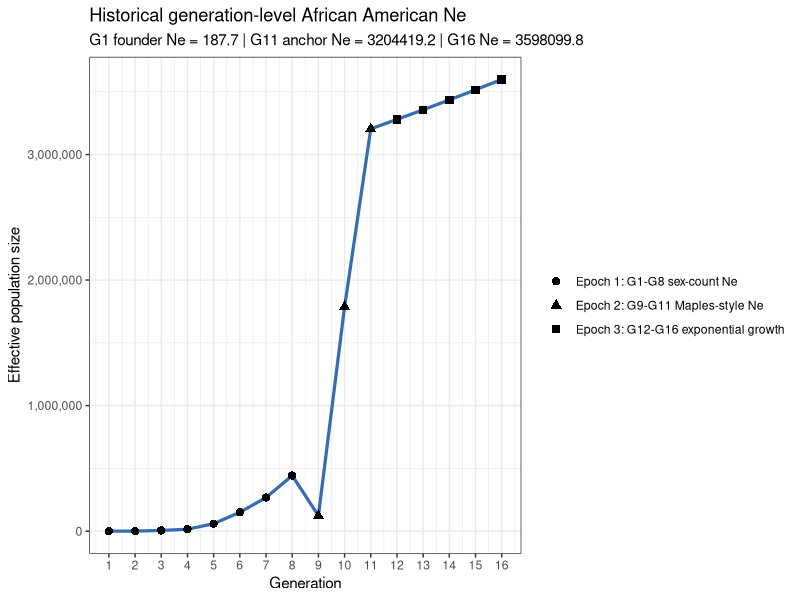

Here is the R script that generated this plot:
# ______________________________________________________________________________
# Aydin Karatas
# ___
# University of Southern California
# Department of Quantitative and Computational Biology
# Mooney Lab
# ___
# calc.3T.Ne.R
# ______________________________________________________________________________

# pattern: Mixed (needs refactoring)
# Reason: This analysis script defines pure helpers and runs the report/plot.


library(tidyverse)


# functions ----

calc.founder.ne <- function(founder.count, female.proportion) {
  female.count <- founder.count * female.proportion
  male.count <- founder.count - female.count

  if (female.count <= 0 || male.count <= 0) {
    return(0)
  }

  4 * female.count * male.count / (female.count + male.count)
}

validate.whole.generation.count <- function(value, name) {
  if (
    length(value) != 1 ||
      is.na(value) ||
      !is.finite(value) ||
      value != as.integer(value) ||
      value <= 0
  ) {
    stop(name, " must be a positive whole generation count", call. = FALSE)
  }

  as.integer(value)
}

resolve.default.param <- function(value, name, defaults.env) {
  if (!is.null(value)) {
    return(value)
  }

  get(name, envir = defaults.env)
}

calc.epoch.config <- function(
    epoch.1.len,
    epoch.2.len,
    epoch.3.len,
    gen.time,
    present.year,
    start.year = 1600,
    max.epoch.1.len = 8
) {
  epoch.1.len <- validate.whole.generation.count(
    epoch.1.len,
    "epoch.1.len"
  )
  epoch.2.len <- validate.whole.generation.count(
    epoch.2.len,
    "epoch.2.len"
  )
  epoch.3.len <- validate.whole.generation.count(
    epoch.3.len,
    "epoch.3.len"
  )

  if (epoch.1.len > max.epoch.1.len) {
    stop("epoch.1.len must be <= ", max.epoch.1.len, call. = FALSE)
  }

  year.span <- present.year - start.year
  total.generations <- year.span / gen.time

  if (total.generations != as.integer(total.generations)) {
    stop(
      "present.year - 1600 must be divisible by gen.time",
      call. = FALSE
    )
  }

  total.generations <- as.integer(total.generations)
  total.epoch.len <- epoch.1.len + epoch.2.len + epoch.3.len

  if (total.epoch.len != total.generations) {
    stop(
      "total epoch length must equal (present.year - 1600) / gen.time",
      call. = FALSE
    )
  }

  epoch.1.generations <- seq_len(epoch.1.len)
  epoch.2.generations <- seq.int(epoch.1.len + 1, epoch.1.len + epoch.2.len)
  epoch.3.first.generation <- epoch.1.len + epoch.2.len + 1
  epoch.3.generations <- seq.int(epoch.3.first.generation, total.generations)
  epoch.3.anchor.generation <- max(epoch.2.generations)

  list(
    epoch.1.len = epoch.1.len,
    epoch.2.len = epoch.2.len,
    epoch.3.len = epoch.3.len,
    total.generations = total.generations,
    final.generation = total.generations,
    epoch.1.generations = epoch.1.generations,
    epoch.1.sex.generations = epoch.1.generations[epoch.1.generations >= 2],
    epoch.2.generations = epoch.2.generations,
    epoch.3.generations = epoch.3.generations,
    epoch.3.first.generation = epoch.3.first.generation,
    epoch.3.anchor.generation = epoch.3.anchor.generation
  )
}

build.mixing.props <- function(
    epoch.config,
    mooney.cg,
    epoch.1.eur.prop,
    epoch.2.afr.prop,
    epoch.2.eur.prop,
    epoch.3.afr.prop,
    epoch.3.eur.prop
) {
  if (epoch.config$epoch.1.len > length(mooney.cg)) {
    stop("epoch.1.len cannot exceed length(mooney.cg)", call. = FALSE)
  }

  s.eur <- c(
    rep(epoch.1.eur.prop, epoch.config$epoch.1.len),
    rep(epoch.2.eur.prop, epoch.config$epoch.2.len),
    rep(epoch.3.eur.prop, epoch.config$epoch.3.len)
  )
  s.afr <- c(
    (1 - epoch.1.eur.prop) * mooney.cg[seq_len(epoch.config$epoch.1.len)],
    rep(epoch.2.afr.prop, epoch.config$epoch.2.len),
    rep(epoch.3.afr.prop, epoch.config$epoch.3.len)
  )

  if (
    length(s.eur) != epoch.config$total.generations ||
      length(s.afr) != epoch.config$total.generations
  ) {
    stop("AA.mixing.props vectors must not recycle", call. = FALSE)
  }

  tibble(
    g = seq_len(epoch.config$total.generations),
    s.afr = s.afr,
    s.eur = s.eur,
    h = pmax(1 - s.afr - s.eur, 0)
  )
}

calc.period.overlaps <- function(window.tbl, hacker.tbl) {
  merge(window.tbl, hacker.tbl, by = NULL) %>%
    as_tibble() %>%
    mutate(
      period.length = end.year - start.year,
      overlap.start.year = pmax(window.start.year, start.year),
      overlap.end.year = pmin(window.end.year, end.year),
      overlap.years = pmax(0, overlap.end.year - overlap.start.year),
      overlap.weight = overlap.years / period.length
    ) %>%
    filter(overlap.years > 0) %>%
    arrange(generation, start.year)
}

calc.boundary.population <- function(year, hacker.tbl) {
  if (is.na(year)) {
    return(NA_real_)
  }

  if (year < min(hacker.tbl$start.year) || year > max(hacker.tbl$end.year)) {
    return(NA_real_)
  }

  period.idx <- which(
    hacker.tbl$start.year <= year & hacker.tbl$end.year >= year
  )
  period.idx <- period.idx[length(period.idx)]
  period.row <- hacker.tbl[period.idx, ]
  period.length <- period.row$end.year - period.row$start.year
  period.frac <- (year - period.row$start.year) / period.length

  period.row$pop.beginning +
    period.frac * (period.row$pop.end - period.row$pop.beginning)
}

make.epoch.labels <- function(AA.ne, epoch.config) {
  epoch.1.label <- paste0(
    "Epoch 1: G",
    min(epoch.config$epoch.1.generations),
    "-G",
    max(epoch.config$epoch.1.generations),
    " sex-count Ne"
  )
  epoch.2.label <- paste0(
    "Epoch 2: G",
    min(epoch.config$epoch.2.generations),
    "-G",
    max(epoch.config$epoch.2.generations),
    " Maples-style Ne"
  )
  epoch.3.label <- paste0(
    "Epoch 3: G",
    min(epoch.config$epoch.3.generations),
    "-G",
    max(epoch.config$epoch.3.generations),
    " exponential growth"
  )

  AA.ne %>%
    mutate(
      epoch = case_when(
        generation %in% epoch.config$epoch.1.generations ~ epoch.1.label,
        generation %in% epoch.config$epoch.2.generations ~ epoch.2.label,
        generation %in% epoch.config$epoch.3.generations ~ epoch.3.label
      )
    )
}

validate.analysis.outputs <- function(
    AA.ne,
    AA.overlap,
    AA.mixing.props,
    epoch.config,
    hacker.start.year,
    gen.time,
    present.year
) {
  stopifnot(
    identical(
      sort(AA.ne$generation),
      seq_len(epoch.config$total.generations)
    ),
    nrow(AA.mixing.props) == epoch.config$total.generations,
    identical(AA.mixing.props$g, seq_len(epoch.config$total.generations)),
    all(AA.ne$generation.window.years == gen.time),
    AA.ne$aggregation.start.year[1] == hacker.start.year,
    AA.ne$generation.end.year[epoch.config$final.generation] == present.year,
    all(AA.overlap$overlap.weight > 0),
    all(AA.overlap$overlap.weight <= 1),
    all(!is.na(AA.ne$female.total[epoch.config$epoch.1.sex.generations])),
    all(!is.na(AA.ne$male.total[epoch.config$epoch.1.sex.generations])),
    all(!is.na(AA.ne$parental.population[epoch.config$epoch.2.generations])),
    all(!is.na(AA.ne$k[epoch.config$epoch.2.generations])),
    all(
      grepl(
        "^Epoch 3:",
        AA.ne$epoch[epoch.config$epoch.3.generations]
      )
    ),
    all(is.finite(AA.ne$ne)),
    all(AA.ne$ne > 0)
  )
}

calc.aa.ne.results <- function(
    gen.time = NULL,
    hacker.start.year = NULL,
    hacker.end.year = NULL,
    present.year = NULL,
    epoch.1.len = NULL,
    epoch.2.len = NULL,
    epoch.3.len = NULL,
    afr.founder.count = NULL,
    afr.female.proportion = NULL,
    eur.founder.count = NULL,
    eur.female.proportion = NULL,
    epoch.3.growth.rate = NULL,
    mooney.cg = NULL,
    epoch.1.eur.prop = NULL,
    epoch.2.afr.prop = NULL,
    epoch.2.eur.prop = NULL,
    epoch.3.afr.prop = NULL,
    epoch.3.eur.prop = NULL,
    hacker.tbl = NULL
) {
  defaults.env <- parent.env(environment())
  gen.time <- resolve.default.param(gen.time, "gen.time", defaults.env)
  hacker.start.year <- resolve.default.param(
    hacker.start.year,
    "hacker.start.year",
    defaults.env
  )
  hacker.end.year <- resolve.default.param(
    hacker.end.year,
    "hacker.end.year",
    defaults.env
  )
  present.year <- resolve.default.param(
    present.year,
    "present.year",
    defaults.env
  )
  epoch.1.len <- resolve.default.param(
    epoch.1.len,
    "epoch.1.len",
    defaults.env
  )
  epoch.2.len <- resolve.default.param(
    epoch.2.len,
    "epoch.2.len",
    defaults.env
  )
  epoch.3.len <- resolve.default.param(
    epoch.3.len,
    "epoch.3.len",
    defaults.env
  )
  afr.founder.count <- resolve.default.param(
    afr.founder.count,
    "afr.founder.count",
    defaults.env
  )
  afr.female.proportion <- resolve.default.param(
    afr.female.proportion,
    "afr.female.proportion",
    defaults.env
  )
  eur.founder.count <- resolve.default.param(
    eur.founder.count,
    "eur.founder.count",
    defaults.env
  )
  eur.female.proportion <- resolve.default.param(
    eur.female.proportion,
    "eur.female.proportion",
    defaults.env
  )
  epoch.3.growth.rate <- resolve.default.param(
    epoch.3.growth.rate,
    "epoch.3.growth.rate",
    defaults.env
  )
  mooney.cg <- resolve.default.param(mooney.cg, "mooney.cg", defaults.env)
  epoch.1.eur.prop <- resolve.default.param(
    epoch.1.eur.prop,
    "epoch.1.eur.prop",
    defaults.env
  )
  epoch.2.afr.prop <- resolve.default.param(
    epoch.2.afr.prop,
    "epoch.2.afr.prop",
    defaults.env
  )
  epoch.2.eur.prop <- resolve.default.param(
    epoch.2.eur.prop,
    "epoch.2.eur.prop",
    defaults.env
  )
  epoch.3.afr.prop <- resolve.default.param(
    epoch.3.afr.prop,
    "epoch.3.afr.prop",
    defaults.env
  )
  epoch.3.eur.prop <- resolve.default.param(
    epoch.3.eur.prop,
    "epoch.3.eur.prop",
    defaults.env
  )
  hacker.tbl <- resolve.default.param(hacker.tbl, "hacker.tbl", defaults.env)

  epoch.config <- calc.epoch.config(
    epoch.1.len = epoch.1.len,
    epoch.2.len = epoch.2.len,
    epoch.3.len = epoch.3.len,
    gen.time = gen.time,
    present.year = present.year
  )

  AA.mixing.props <- build.mixing.props(
    epoch.config = epoch.config,
    mooney.cg = mooney.cg,
    epoch.1.eur.prop = epoch.1.eur.prop,
    epoch.2.afr.prop = epoch.2.afr.prop,
    epoch.2.eur.prop = epoch.2.eur.prop,
    epoch.3.afr.prop = epoch.3.afr.prop,
    epoch.3.eur.prop = epoch.3.eur.prop
  )

  AA.hacker.tbl <- hacker.tbl %>%
    mutate(
      start.year = as.numeric(sub("-.*", "", period)),
      end.year = as.numeric(sub(".*-", "", period))
    ) %>%
    select(
      period,
      start.year,
      end.year,
      person.years.lived,
      assumed.birth.rate,
      imported,
      births,
      pop.beginning,
      pop.end
    )

  AA.generation.map <- tibble(
    generation = seq_len(epoch.config$total.generations),
    generation.start.year = seq(
      1600,
      present.year - gen.time,
      by = gen.time
    ),
    generation.end.year = generation.start.year + gen.time,
    generation.window.years = generation.end.year - generation.start.year,
    window.start.year = generation.start.year,
    window.end.year = generation.end.year
  )

  AA.overlap <- calc.period.overlaps(
    AA.generation.map,
    AA.hacker.tbl
  ) %>%
    select(
      generation,
      generation.start.year,
      generation.end.year,
      period,
      start.year,
      end.year,
      overlap.start.year,
      overlap.end.year,
      overlap.years,
      overlap.weight,
      imported,
      births,
      assumed.birth.rate,
      person.years.lived
    )

  AA.agg <- AA.overlap %>%
    group_by(generation, generation.start.year, generation.end.year) %>%
    summarise(
      periods = paste(period, collapse = ", "),
      imported = sum(imported * overlap.weight, na.rm = TRUE),
      births = sum(births * overlap.weight, na.rm = TRUE),
      birth.rate = weighted.mean(
        assumed.birth.rate,
        person.years.lived * overlap.weight,
        na.rm = TRUE
      ),
      aggregation.start.year = min(overlap.start.year),
      aggregation.end.year = max(overlap.end.year),
      hacker.window.years = sum(overlap.years),
      .groups = "drop"
    )

  AA.agg <- AA.generation.map %>%
    select(
      generation,
      generation.start.year,
      generation.end.year,
      generation.window.years
    ) %>%
    left_join(
      AA.agg,
      by = c("generation", "generation.start.year", "generation.end.year")
    ) %>%
    mutate(
      population.boundary.year = if_else(
        generation.start.year < hacker.end.year,
        pmin(generation.end.year, hacker.end.year),
        NA_real_
      ),
      pop.end = map_dbl(
        population.boundary.year,
        calc.boundary.population,
        hacker.tbl = AA.hacker.tbl
      ),
      is.truncated = !is.na(hacker.window.years) &
        hacker.window.years < generation.window.years
    )

  AA.parental.windows <- AA.generation.map %>%
    transmute(
      generation,
      generation.start.year,
      generation.end.year,
      window.start.year = generation.start.year - gen.time,
      window.end.year = generation.start.year
    )

  AA.parental.births <- calc.period.overlaps(
    AA.parental.windows,
    AA.hacker.tbl
  ) %>%
    select(
      generation,
      generation.start.year,
      generation.end.year,
      period,
      start.year,
      end.year,
      overlap.start.year,
      overlap.end.year,
      overlap.years,
      overlap.weight,
      births
    )

  AA.parental.agg <- AA.parental.births %>%
    group_by(generation) %>%
    summarise(
      previous.birth.periods = paste(period, collapse = ", "),
      births.in.previous.25.years = sum(births * overlap.weight, na.rm = TRUE),
      .groups = "drop"
    )

  AA.ne <- AA.agg %>%
    arrange(generation) %>%
    left_join(AA.parental.agg, by = "generation") %>%
    mutate(
      population.at.generation.start = map_dbl(
        generation.start.year,
        calc.boundary.population,
        hacker.tbl = AA.hacker.tbl
      ),
      prev.births = dplyr::lag(births),
      female.imported = if_else(
        generation %in% epoch.config$epoch.1.sex.generations,
        ceiling(imported / 3),
        NA_real_
      ),
      male.imported = if_else(
        generation %in% epoch.config$epoch.1.sex.generations,
        floor(2 * imported / 3),
        NA_real_
      ),
      female.potential = if_else(
        generation %in% epoch.config$epoch.1.sex.generations,
        0.5 * prev.births,
        NA_real_
      ),
      male.potential = if_else(
        generation %in% epoch.config$epoch.1.sex.generations,
        0.5 * prev.births,
        NA_real_
      ),
      female.total = female.imported + female.potential,
      male.total = male.imported + male.potential,
      adult.population.age25.proxy = if_else(
        generation %in% epoch.config$epoch.2.generations,
        population.at.generation.start - births.in.previous.25.years,
        NA_real_
      ),
      parental.population = case_when(
        !(generation %in% epoch.config$epoch.2.generations) ~ NA_real_,
        adult.population.age25.proxy > 0 ~ adult.population.age25.proxy,
        TRUE ~ population.at.generation.start
      ),
      parental.population.method = case_when(
        !(generation %in% epoch.config$epoch.2.generations) ~ NA_character_,
        adult.population.age25.proxy > 0 ~ "age-25 proxy",
        TRUE ~ "generation-start population fallback"
      ),
      k = if_else(
        generation %in% epoch.config$epoch.2.generations,
        gen.time * birth.rate / 1000,
        NA_real_
      )
    )

  ne.g1 <- calc.founder.ne(
    afr.founder.count,
    afr.female.proportion
  ) +
    calc.founder.ne(
      eur.founder.count,
      eur.female.proportion
    )

  AA.ne <- AA.ne %>%
    mutate(
      ne = case_when(
        generation == 1 ~ ne.g1,
        generation %in% epoch.config$epoch.1.sex.generations ~
          4 * female.total * male.total / (female.total + male.total),
        generation %in% epoch.config$epoch.2.generations ~
          (k * parental.population - 1) / k,
        TRUE ~ NA_real_
      )
    )

  epoch.3.anchor.ne <- AA.ne %>%
    filter(generation == epoch.config$epoch.3.anchor.generation) %>%
    pull(ne)

  AA.ne <- AA.ne %>%
    mutate(
      ne = if_else(
        generation %in% epoch.config$epoch.3.generations,
        epoch.3.anchor.ne *
          exp(epoch.3.growth.rate *
            (generation - epoch.config$epoch.3.anchor.generation)),
        ne
      )
    ) %>%
    make.epoch.labels(epoch.config) %>%
    select(
      generation,
      generation.start.year,
      generation.end.year,
      generation.window.years,
      aggregation.start.year,
      aggregation.end.year,
      hacker.window.years,
      is.truncated,
      population.boundary.year,
      periods,
      epoch,
      imported,
      births,
      birth.rate,
      pop.end,
      previous.birth.periods,
      births.in.previous.25.years,
      population.at.generation.start,
      female.total,
      male.total,
      adult.population.age25.proxy,
      parental.population,
      parental.population.method,
      k,
      ne
    )

  validate.analysis.outputs(
    AA.ne = AA.ne,
    AA.overlap = AA.overlap,
    AA.mixing.props = AA.mixing.props,
    epoch.config = epoch.config,
    hacker.start.year = hacker.start.year,
    gen.time = gen.time,
    present.year = present.year
  )

  list(
    AA.ne = AA.ne,
    AA.overlap = AA.overlap,
    AA.mixing.props = AA.mixing.props,
    epoch.config = epoch.config,
    ne.g1 = ne.g1,
    epoch.3.anchor.ne = epoch.3.anchor.ne,
    epoch.3.growth.rate = epoch.3.growth.rate
  )
}


# tunable parameters ----

gen.time <- 25
hacker.start.year <- 1610
hacker.end.year <- 1865
present.year <- 2000
epoch.1.len <- 8
epoch.2.len <- 3
epoch.3.len <- 5

hacker.tbl <- data.frame(
  period = c(
    "1610-1620", "1620-1630", "1630-1640", "1640-1650", "1650-1660",
    "1660-1670", "1670-1680", "1680-1690", "1690-1700", "1700-1710",
    "1710-1720", "1720-1730", "1730-1740", "1740-1750", "1750-1760",
    "1760-1770", "1770-1780", "1780-1790", "1790-1800", "1800-1810",
    "1810-1820", "1820-1830", "1830-1840", "1840-1850", "1850-1860",
    "1860-1861", "1861-1862", "1862-1863", "1863-1864", "1864-1865"
  ),
  pop.beginning = c(
    0, 20, 59, 585, 1568,
    2862, 4444, 6832, 16394, 27806,
    41844, 67294, 95669, 156040, 247027,
    319290, 459446, 558921, 706514, 908036,
    1195182, 1550757, 2021968, 2530405, 3204420,
    3953760, 3991133, 3903859, 3815760, 3726828
  ),
  pop.end = c(
    20, 59, 585, 1568, 2862,
    4444, 6832, 16394, 27806, 41844,
    67294, 95669, 156040, 247027, 319290,
    459446, 558921, 706514, 908036, 1195182,
    1550757, 2021968, 2530405, 3204420, 3953760,
    3991133, 3903859, 3815760, 3726828, 3630336
  ),
  growth.rate.10yr = c(
    NA, 195.0, 891.5, 168.0, 82.5,
    55.3, 53.7, 140.0, 69.6, 50.5,
    60.8, 42.2, 63.1, 58.3, 29.3,
    43.9, 21.7, 26.4, 28.5, 31.6,
    29.8, 30.4, 25.1, 26.6, 23.4,
    NA, NA, NA, NA, NA
  ),
  person.years.lived = c(
    16, 361, 2293, 9970, 21505,
    35952, 55527, 109243, 215999, 343482,
    535651, 806513, 1234030, 1980625, 2816150,
    3851269, 5075599, 6298380, 8030652, 10450423,
    13652609, 17759559, 22666906, 28541607, 35659777,
    3972417, 3947335, 3859642, 3771119, 3144251
  ),
  hours.worked.millions = c(
    0, 1, 5, 23, 49,
    82, 127, 251, 496, 788,
    1229, 1850, 2831, 4544, 6461,
    8835, 11644, 14449, 18423, 23975,
    31321, 40743, 52001, 65478, 81808,
    9113, 9056, 8855, 8651, 7213
  ),
  assumed.birth.rate = c(
    NA, 22.4, 22.4, 22.4, 22.4,
    22.4, 26.5, 27.3, 29.1, 31.0,
    34.6, 41.3, 41.4, 41.2, 46.4,
    39.5, 39.1, 44.7, 50.3, 55.8,
    55.7, 56.5, 56.5, 54.0, 52.3,
    49.6, 49.6, 49.6, 49.6, 49.6
  ),
  births = c(
    NA, 8, 51, 223, 481,
    804, 1472, 2986, 6295, 10635,
    18524, 33316, 51150, 81536, 130654,
    151957, 198660, 281549, 403648, 583395,
    759768, 1003859, 1280680, 1539820, 1865898,
    197032, 195788, 191438, 187048, 155955
  ),
  imported = c(
    32, 150, 110, 301, 1335,
    3038, 3582, 4947, 8197, 16442,
    17622, 41334, 66672, 26455, 44718,
    59557, 41129, 25105, 16183, 77368,
    5207, 410, 91, 0, 303,
    110, 0, 0, 0, 0
  ),
  smuggled = c(
    NA, NA, NA, NA, NA,
    NA, NA, NA, NA, NA,
    NA, NA, NA, NA, NA,
    NA, NA, NA, NA, NA,
    NA, 1100, 900, 500, 200,
    NA, NA, NA, NA, NA
  ),
  natural.increase.rate = c(
    NA, -30.8, 18.1, 6.8, -0.2,
    -4.0, -2.2, 4.2, 1.5, -0.7,
    1.5, -1.6, -0.5, 3.3, 1.0,
    2.1, 1.3, 2.2, 2.6, 2.4,
    2.7, 2.9, 2.4, 2.4, 2.2,
    NA, NA, NA, NA, NA
  ),
  births.plus.imports = c(
    32, 158, 161, 524, 1816,
    3842, 5054, 7933, 14492, 27077,
    36146, 74650, 117822, 107991, 175372,
    211514, 239789, 306654, 419831, 660763,
    764975, 1005369, 1281671, 1540320, 1866401,
    197142, 195788, 191438, 187048, 155955
  ),
  percent.total = c(
    0.0, 0.0, 0.0, 0.0, 0.0,
    0.0, 0.1, 0.1, 0.1, 0.3,
    0.4, 0.8, 1.2, 1.1, 1.8,
    2.2, 2.4, 3.1, 4.3, 6.7,
    7.8, 10.3, 13.1, 15.7, 19.0,
    2.0, 2.0, 2.0, 1.9, 1.6
  ),
  cumulative.number = c(
    32, 190, 351, 875, 2691,
    6533, 11587, 19520, 34012, 61089,
    97235, 171885, 289707, 397698, 573070,
    784584, 1024373, 1331027, 1750858, 2411621,
    3176596, 4181965, 5463636, 7003956, 8870357,
    9067499, 9263287, 9454725, 9641773, 9797728
  ),
  cumulative.percent = c(
    0.0, 0.0, 0.0, 0.0, 0.0,
    0.1, 0.1, 0.2, 0.3, 0.6,
    1.0, 1.8, 3.0, 4.1, 5.8,
    8.0, 10.5, 13.6, 17.9, 24.6,
    32.4, 42.7, 55.8, 71.5, 90.5,
    92.5, 94.5, 96.5, 98.4, 100.0
  ),
  stringsAsFactors = FALSE
)

afr.founder.count <- 183
afr.female.proportion <- 1 / 3
eur.founder.count <- 25
eur.female.proportion <- 0.5
epoch.3.growth.rate <- 0.023175

mooney.cg <- c(1, 1, 0.9835, 0.8602, 0.8551, 0.7826, 0.5380, 0.1418)
epoch.1.eur.prop <- 0.08
epoch.2.afr.prop <- 0.06
epoch.2.eur.prop <- 0.03
epoch.3.afr.prop <- 0
epoch.3.eur.prop <- 0


# calculations ----

analysis.results <- calc.aa.ne.results()

AA.ne <- analysis.results$AA.ne
AA.overlap <- analysis.results$AA.overlap
AA.mixing.props <- analysis.results$AA.mixing.props
epoch.config <- analysis.results$epoch.config
ne.g1 <- analysis.results$ne.g1
epoch.3.anchor.ne <- analysis.results$epoch.3.anchor.ne


# plotting ----

summary.generations <- c(
  epoch.config$epoch.1.generations,
  epoch.config$epoch.2.generations,
  epoch.config$final.generation
)
summary.generations <- sort(unique(summary.generations))

cat("\nHistorical generation-level ADMIX Ne summary\n")
print(
  AA.ne %>%
    filter(generation %in% summary.generations) %>%
    select(
      generation,
      generation.start.year,
      generation.end.year,
      epoch,
      is.truncated,
      imported,
      births,
      birth.rate,
      female.total,
      male.total,
      adult.population.age25.proxy,
      parental.population,
      parental.population.method,
      k,
      ne
    ),
  n = Inf
)

cat(
  paste0(
    "\nHistorical present-day G",
    epoch.config$final.generation,
    " Ne: ",
    round(AA.ne$ne[AA.ne$generation == epoch.config$final.generation], 1),
    "\n"
  )
)

AA.ne.plot <- ggplot(
  data = AA.ne,
  aes(x = generation.end.year, y = ne)
) +
  geom_line(color = "#386cb0", linewidth = 1.1) +
  geom_point(aes(shape = epoch), size = 2.5) +
  scale_y_continuous(labels = scales::comma) +
  scale_x_continuous(
    breaks = AA.ne$generation.end.year,
    labels = AA.ne$generation
  ) +
  labs(
    x = "Generation",
    y = "Effective population size",
    shape = NULL,
    title = "Historical generation-level African American Ne",
    subtitle = paste0(
      "G1 founder Ne = ",
      round(ne.g1, 1),
      " | G",
      epoch.config$epoch.3.anchor.generation,
      " anchor Ne = ",
      round(epoch.3.anchor.ne, 1),
      " | G",
      epoch.config$final.generation,
      " Ne = ",
      round(AA.ne$ne[AA.ne$generation == epoch.config$final.generation], 1)
    )
  ) +
  theme_bw()

if (interactive()) {
  print(AA.ne.plot)
}
